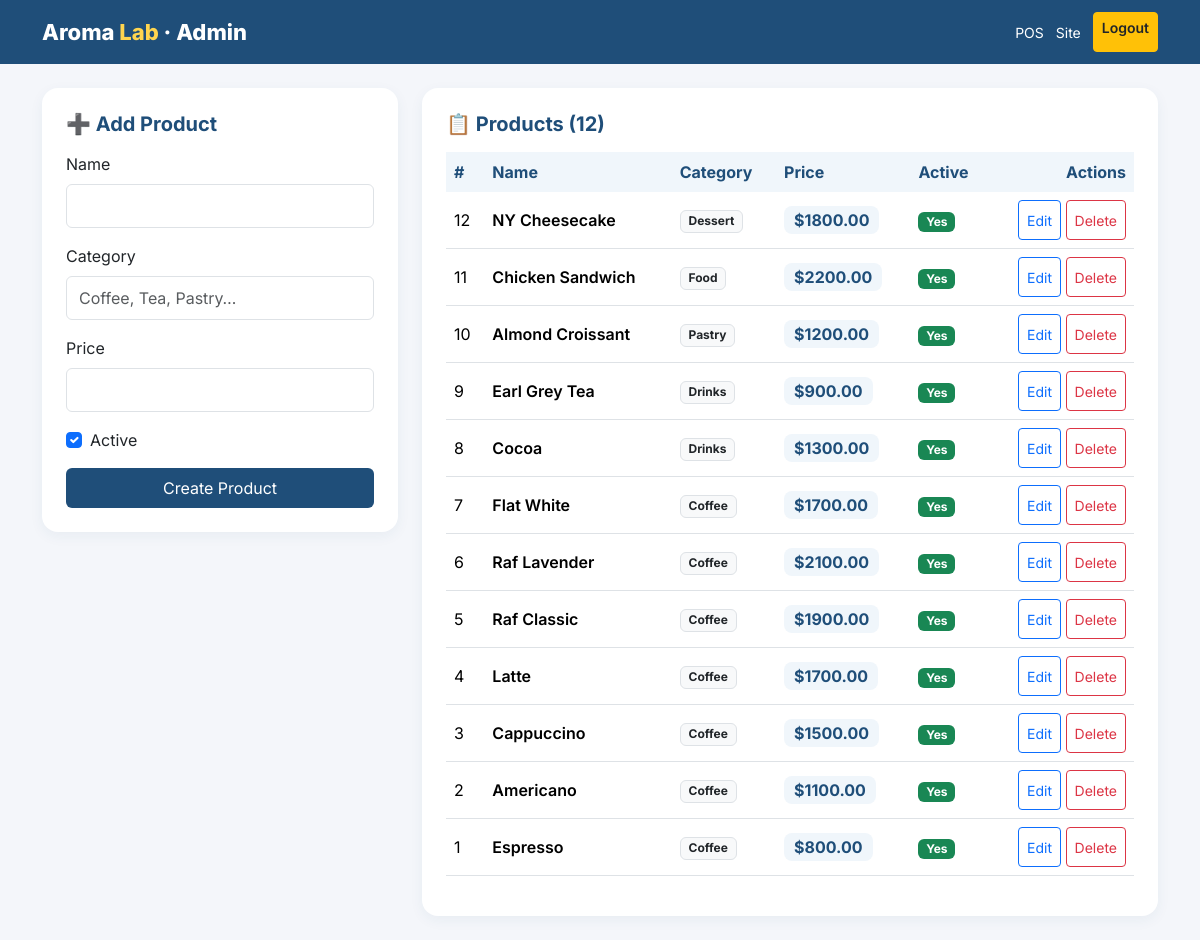
The page /admin (signed in) on the database its author committed.
### tables this page shows
CREATE TABLE product (
    product_id INTEGER PRIMARY KEY AUTOINCREMENT,
    name       TEXT NOT NULL,
    category   TEXT NOT NULL,
    price      REAL NOT NULL CHECK (price > 0),
    is_active  INTEGER NOT NULL DEFAULT 1
);

### app.py (the view)
@app.route("/admin")
@login_required
def admin():
    db = get_db()
    products = db.execute(
        "SELECT product_id, name, category, price, is_active "
        "FROM product ORDER BY product_id DESC"
    ).fetchall()
    return render_template("admin.html", products=products)

### app.py (called while the page is built)
def get_db():
    if "db" not in g:
        g.db = sqlite3.connect(DATABASE)
        g.db.row_factory = sqlite3.Row
        g.db.execute("PRAGMA foreign_keys = ON;")
    return g.db

def login_required(view):
    @wraps(view)
    def wrapped(*args, **kwargs):
        if not session.get("logged_in"):
            flash("Please log in to continue.", "warning")
            return redirect(url_for("login"))
        return view(*args, **kwargs)
    return wrapped

### templates/admin.html (shortened to what this page needs)
<!DOCTYPE html>
<html lang="en">
<head>
<link href="https://cdn.jsdelivr.net/npm/bootstrap@5.3.3/dist/css/bootstrap.min.css" rel="stylesheet">
</head>
<body>
<div class="topbar">
  <div class="container d-flex justify-content-between align-items-center gap-2 flex-wrap">
    <div class="brand">Aroma <span>Lab</span> · Admin</div>
    <div class="topbar-links">
      <a href="{{ url_for('pos') }}">POS</a>
      <a href="{{ url_for('landing') }}">Site</a>
      <a href="{{ url_for('logout') }}" class="btn btn-warning btn-sm text-dark fw-semibold">Logout</a>
    </div>
  </div>
</div>
<div class="container py-3 py-md-4">
  <div class="row g-3 g-md-4">
    <div class="col-12 col-lg-4">
      <div class="card p-3 p-md-4">
        <h5 class="mb-3">➕ Add Product</h5>
        <form method="POST" action="{{ url_for('product_create') }}">
          <div class="mb-3">
            <label class="form-label">Name</label>
            <input class="form-control" name="name" required>
          </div>
          <div class="mb-3">
            <label class="form-label">Category</label>
            <input class="form-control" name="category" placeholder="Coffee, Tea, Pastry…" required>
          </div>
          <div class="mb-3">
            <label class="form-label">Price</label>
            <input class="form-control" name="price" type="number" step="0.01" min="0.01" inputmode="decimal" required>
          </div>
          <div class="form-check mb-3">
            <input class="form-check-input" type="checkbox" name="is_active" id="ia" checked>
            <label class="form-check-label" for="ia">Active</label>
          </div>
          <button class="btn btn-primary w-100">Create Product</button>
        </form>
      </div>
    </div>
    <div class="col-12 col-lg-8">
      <div class="card p-3 p-md-4">
        <div class="d-flex justify-content-between align-items-center mb-3 flex-wrap gap-2">
          <h5 class="mb-0">📋 Products ({{ products|length }})</h5>
        </div>
        <div class="table-responsive">
          <table class="table align-middle product-table">
            <thead>
              <tr>
                <th>#</th><th>Name</th><th>Category</th><th>Price</th><th>Active</th><th class="text-end">Actions</th>
              </tr>
            </thead>
            <tbody>
              {% for p in products %}
                <tr>
                  <td data-label="ID">{{ p.product_id }}</td>
                  <td data-label="Name" class="fw-semibold">{{ p.name }}</td>
                  <td data-label="Category"><span class="badge bg-light text-dark border">{{ p.category }}</span></td>
                  <td data-label="Price"><span class="price-pill">${{ '%.2f'|format(p.price) }}</span></td>
                  <td data-label="Active">
                    {% if p.is_active %}<span class="badge bg-success">Yes</span>
                    {% else %}<span class="badge bg-secondary">No</span>{% endif %}
                  </td>
                  <td class="text-end actions-cell">
                    <button class="btn btn-sm btn-outline-primary" data-bs-toggle="modal" data-bs-target="#edit{{ p.product_id }}">Edit</button>
                    <form method="POST" action="{{ url_for('product_delete', product_id=p.product_id) }}" class="d-inline" onsubmit="return confirm('Delete this product?');">
                      <button class="btn btn-sm btn-outline-danger">Delete</button>
                    </form>
                  </td>
                </tr>
              {% else %}
                <tr><td colspan="6" class="text-center text-muted py-4">No products yet — create your first one!</td></tr>
              {% endfor %}
            </tbody>
          </table>
        </div>
      </div>
    </div>
  </div>
</div>
</body>
</html>

### templates/admin.html (style rules this page uses)
* { -webkit-tap-highlight-color: transparent; }
html, body { overflow-x: hidden; }
body { font-family: 'Inter', sans-serif; background: #f4f6fa; }
.topbar { background: #1f4e79; color: #fff; padding: 12px 0; position: sticky; top: 0; z-index: 50; }
.topbar a, .topbar .brand { color: #fff; text-decoration: none; }
.brand { font-weight: 800; font-size: clamp(16px, 3vw, 22px); }
.brand span { color: #ffd54f; }
.topbar-links { display: flex; gap: 12px; align-items: center; flex-wrap: wrap; }
.topbar-links a { font-size: 14px; }
.card { border: 0; border-radius: 16px; box-shadow: 0 4px 14px rgba(31,78,121,.06); }
.card h5 { font-weight: 700; color: #1f4e79; }
.table thead th { background: #f0f6fb; color: #1f4e79; font-weight: 700; border: 0; white-space: nowrap; }
.btn-primary { background: #1f4e79; border: 0; }
.btn { min-height: 40px; }
.form-control, .form-select { min-height: 44px; }
.price-pill { background:#f0f6fb; color:#1f4e79; font-weight:700; padding:4px 10px; border-radius:8px; white-space: nowrap; }

### rows shown on the page
product: product_id "12", name "NY Cheesecake", category "Dessert", price "1800.00", is_active "Yes"
product: product_id "11", name "Chicken Sandwich", category "Food", price "2200.00", is_active "Yes"
product: product_id "10", name "Almond Croissant", category "Pastry", price "1200.00", is_active "Yes"
product: product_id "9", name "Earl Grey Tea", category "Drinks", price "900.00", is_active "Yes"
product: product_id "8", name "Cocoa", category "Drinks", price "1300.00", is_active "Yes"
product: product_id "7", name "Flat White", category "Coffee", price "1700.00", is_active "Yes"
product: product_id "6", name "Raf Lavender", category "Coffee", price "2100.00", is_active "Yes"
product: product_id "5", name "Raf Classic", category "Coffee", price "1900.00", is_active "Yes"
product: product_id "4", name "Latte", category "Coffee", price "1700.00", is_active "Yes"
product: product_id "3", name "Cappuccino", category "Coffee", price "1500.00", is_active "Yes"
product: product_id "2", name "Americano", category "Coffee", price "1100.00", is_active "Yes"
product: product_id "1", name "Espresso", category "Coffee", price "800.00", is_active "Yes"

### other values the page prints
{{ products|length }} "12"
